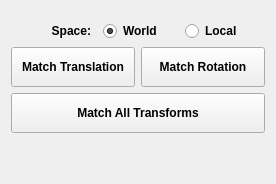
      <widget class="QWidget" name="match_tab">
       <attribute name="title">
        <string>物体对齐</string>
       </attribute>
       <layout class="QGridLayout" name="gridLayout_9">
        <item row="1" column="0">
         <layout class="QGridLayout" name="gridLayout_8">
          <item row="1" column="0" colspan="2">
           <widget class="QPushButton" name="matchtransforms_pushButton">
            <property name="minimumSize">
             <size>
              <width>0</width>
              <height>40</height>
             </size>
            </property>
            <property name="font">
             <font>
              <weight>75</weight>
              <bold>true</bold>
             </font>
            </property>
            <property name="toolTip">
             <string>将第一个选择的物体对齐到第二个选择的物体（位移和旋转）</string>
            </property>
            <property name="toolTipDuration">
             <number>0</number>
            </property>
            <property name="whatsThis">
             <string/>
            </property>
            <property name="text">
             <string>Match All Transforms</string>
            </property>
           </widget>
          </item>
          <item row="0" column="0">
           <widget class="QPushButton" name="matchTr_pushButton">
            <property name="enabled">
             <bool>true</bool>
            </property>
            <property name="minimumSize">
             <size>
              <width>0</width>
              <height>40</height>
             </size>
            </property>
            <property name="font">
             <font>
              <weight>75</weight>
              <bold>true</bold>
             </font>
            </property>
            <property name="toolTip">
             <string>将第一个选择的物体对齐到第二个选择的物体（位移和旋转）</string>
            </property>
            <property name="autoFillBackground">
             <bool>false</bool>
            </property>
            <property name="inputMethodHints">
             <set>Qt::ImhNone</set>
            </property>
            <property name="text">
             <string>Match Translation</string>
            </property>
            <property name="autoRepeat">
             <bool>false</bool>
            </property>
            <property name="autoExclusive">
             <bool>false</bool>
            </property>
            <property name="autoRepeatInterval">
             <number>100</number>
            </property>
            <property name="default">
             <bool>false</bool>
            </property>
            <property name="flat">
             <bool>false</bool>
            </property>
           </widget>
          </item>
          <item row="0" column="1">
           <widget class="QPushButton" name="matchRo_pushButton">
            <property name="enabled">
             <bool>true</bool>
            </property>
            <property name="minimumSize">
             <size>
              <width>0</width>
              <height>40</height>
             </size>
            </property>
            <property name="font">
             <font>
              <weight>75</weight>
              <bold>true</bold>
             </font>
            </property>
            <property name="toolTip">
             <string>将第一个选择的物体的旋转统一到第二个选择的物体</string>
            </property>
            <property name="autoFillBackground">
             <bool>false</bool>
            </property>
            <property name="inputMethodHints">
             <set>Qt::ImhNone</set>
            </property>
            <property name="text">
             <string>Match Rotation</string>
            </property>
            <property name="autoRepeat">
             <bool>false</bool>
            </property>
            <property name="autoExclusive">
             <bool>false</bool>
            </property>
            <property name="default">
             <bool>false</bool>
            </property>
            <property name="flat">
             <bool>false</bool>
            </property>
           </widget>
          </item>
          <item row="2" column="0" colspan="2">
           <spacer name="verticalSpacer">
            <property name="orientation">
             <enum>Qt::Vertical</enum>
            </property>
            <property name="sizeHint" stdset="0">
             <size>
              <width>20</width>
              <height>40</height>
             </size>
            </property>
           </spacer>
          </item>
         </layout>
        </item>
        <item row="0" column="0">
         <layout class="QGridLayout" name="gridLayout_7" rowstretch="0" columnstretch="0,0,0">
          <property name="sizeConstraint">
           <enum>QLayout::SetDefaultConstraint</enum>
          </property>
          <property name="leftMargin">
           <number>10</number>
          </property>
          <property name="topMargin">
           <number>10</number>
          </property>
          <property name="spacing">
           <number>2</number>
          </property>
          <item row="0" column="1">
           <widget class="QRadioButton" name="world_radioButton">
            <property name="minimumSize">
             <size>
              <width>80</width>
              <height>20</height>
             </size>
            </property>
            <property name="font">
             <font>
              <weight>75</weight>
              <bold>true</bold>
             </font>
            </property>
            <property name="text">
             <string>World</string>
            </property>
            <property name="checked">
             <bool>true</bool>
            </property>
           </widget>
          </item>
          <item row="0" column="0">
           <widget class="QLabel" name="space_Label">
            <property name="minimumSize">
             <size>
              <width>80</width>
              <height>20</height>
             </size>
            </property>
            <property name="font">
             <font>
              <weight>75</weight>
              <bold>true</bold>
             </font>
            </property>
            <property name="text">
             <string>Space:</string>
            </property>
            <property name="alignment">
             <set>Qt::AlignRight|Qt::AlignTrailing|Qt::AlignVCenter</set>
            </property>
            <property name="indent">
             <number>10</number>
            </property>
           </widget>
          </item>
          <item row="0" column="2">
           <widget class="QRadioButton" name="local_radioButton">
            <property name="minimumSize">
             <size>
              <width>80</width>
              <height>20</height>
             </size>
            </property>
            <property name="font">
             <font>
              <weight>75</weight>
              <bold>true</bold>
             </font>
            </property>
            <property name="text">
             <string>Local</string>
            </property>
           </widget>
          </item>
         </layout>
        </item>
       </layout>
      </widget>
